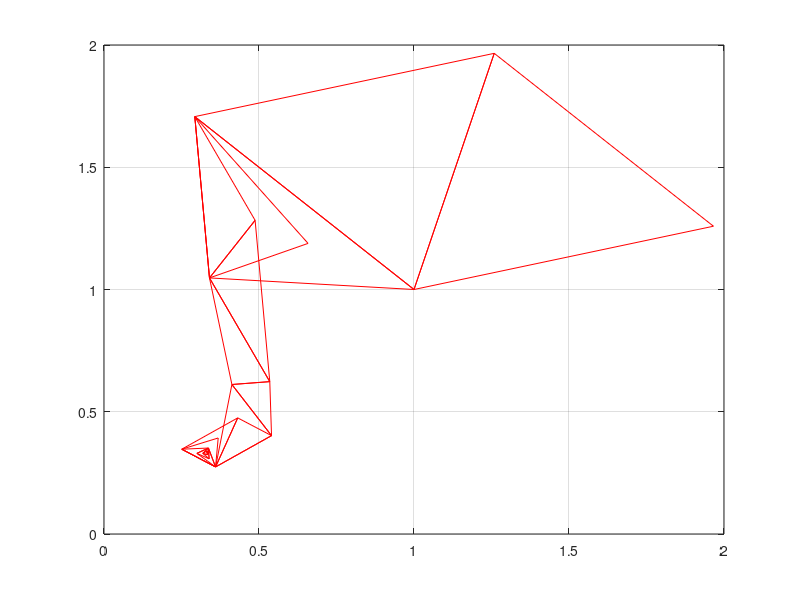

MATLAB code for this plot:
function Simpleksas
f=@(X)((X(1).^2).*X(2)+X(1).*(X(2).^2)-X(1).*X(2))/8;
epsilon=10^(-6);

n=2;
alpha=1;
beta=0.5;
gamma=2;
eta=-0.5;
theta=1;

delta1=((sqrt(n+1)+n-1)/(n*sqrt(2)))*alpha;
delta2=((sqrt(n+1)-1)/(n*sqrt(2)))*alpha;

% X0=[0,0];      %X0
% X0=[1,1];      %X1
X0=[1, 1]; %Xm
X1=[X0(1)+delta2, X0(2)+delta1];
X2=[X0(1)+delta1, X0(2)+delta2];

Y0=f(X0);
Y1=f(X1);
Y2=f(X2);

Y=[Y0,Y1,Y2];
X=[X0;X1;X2];

deltax=[X0(1),X0(1),X1(1);X1(1),X2(1),X2(1)];
deltay=[X0(2),X0(2),X1(2);X1(2),X2(2),X2(2)];

plot(deltax, deltay, 'r');
      grid on;
      hold on;

i=3; %funkcij� kvietimo skaitliukas
imax=100; %maksimalus funkciju kvietimo skaicius
k=0; %iteraciju skaitliukas
kmax=100; %maksimalus iteraciju skaitliukas

disp(['    x1        x2       f(x1,x2)   k         funkc. kviet. sk']);


testi=true;
while testi

    k=k+1;
    [~,nr]=sort(Y);
% Ma�iausias
    yl=Y(nr(1));
    Xl=X(nr(1),:);
% Did�iausias
    yh=Y(nr(3));
    Xh=X(nr(3),:);
% Antras pagal dyd�
    yg=Y(nr(2));
    Xg=X(nr(2),:);

    Xc=(Xg+Xl)/2;
    
    Xnaujas=Xh+(1+theta)*(Xc-Xh);
    ynaujas=f(Xnaujas);
    i=i+1;
    if Xnaujas(1) <= 0 || Xnaujas(2) <= 0
        theta=eta;
        Xnaujas=Xh+(1+theta)*(Xc-Xh);
        ynaujas=f(Xnaujas);
        i=i+1;
        disp('keiciame krypti');
    end
    
    if yl < ynaujas && ynaujas < yg
        theta=1;
    elseif ynaujas < yl
        theta=gamma;
        Z=Xh+(1+theta)*(Xc-Xh);
        yz=f(Xnaujas);
        i=i+1;
        if yz < ynaujas
            Xnaujas=Z;
            ynaujas=yz;
        end
    elseif (ynaujas > yh)
        theta=eta;
        Xnaujas=Xh+(1+theta)*(Xc-Xh);
        ynaujas=f(Xnaujas);
        i=i+1;
    elseif yg < ynaujas && ynaujas < yh
        theta=beta;
        Xnaujas=Xh+(1+theta)*(Xc-Xh);
        ynaujas=f(Xnaujas);
        i=i+1;
    end 
    
    if Xnaujas(1) <= 0 || Xnaujas(2) <= 0
        theta=eta;
        Xnaujas=Xh+(1+theta)*(Xc-Xh);
        ynaujas=f(Xnaujas);
        i=i+1;
        disp('keiciame krypti');
    end
    
    X=[Xl;Xg;Xnaujas];
    Y=[yl,yg,ynaujas];
    
    deltax=[Xl(1),Xl(1),Xg(1);Xg(1),Xnaujas(1),Xnaujas(1)];
    deltay=[Xl(2),Xl(2),Xg(2);Xg(2),Xnaujas(2),Xnaujas(2)];

    plot(deltax, deltay, 'r');
        hold on;
        
    fprintf('%d %d %f %f %f\n', k, i, Xnaujas, ynaujas);
      if k==kmax
          disp(['Pasiektas maksimalus iteraciju skaicius k=', num2str(kmax)]);
      end 
      
      count=0;
      
      if i>=imax
          disp(['Pasiektas maksimalus funkciju kvietimo skaicius i=', num2str(imax)]);
          count=count+1;
      end 
      
      if max([norm(Xl-Xg), norm(Xl-Xnaujas), norm(Xnaujas-Xg)]) < epsilon
          count=count+1;
          disp('Simpleksas tapo labai ma�as');
      end
      
      if max([abs(yl-yg), abs(yl-ynaujas), abs(ynaujas-yg)]) < epsilon
          count=count+1;
          disp('Reik�m�s vir��n�se tampa pana�ios');
      end
      
      if count == 3
          testi=false;
      end
end
hold off
end